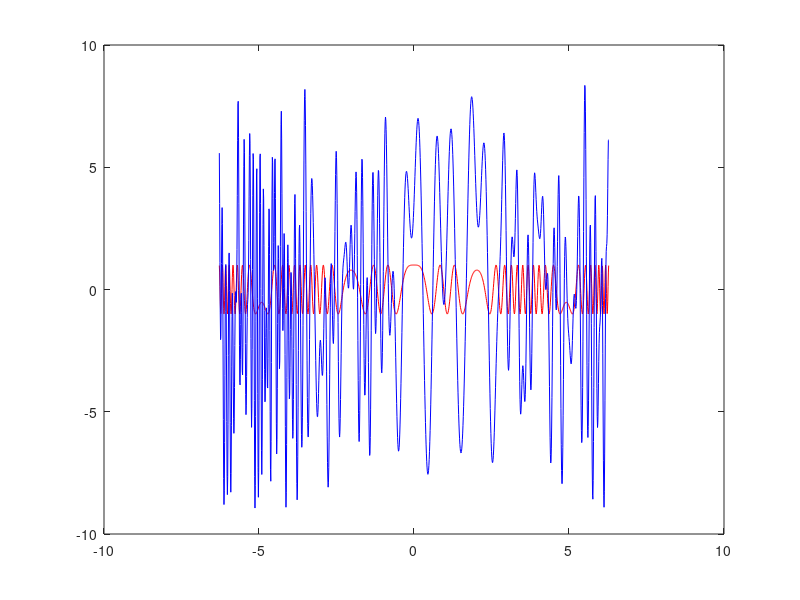

The MATLAB source for this figure: (Note: this script raises an error after producing the figure.)
% Identificarea transformarii unui semnal
% domeniul de timp (discret)
t=-6.28:0.01:6.28;
% semnalul initial
x=cos(sin(t).*t*10);
x1=cos(sin(t-1).*(t-1)*10);
x2=cos(sin(t-2).*(t-2)*10);
% semnalul obtinut prin transformarea celui initial:
% xt(t)=2*x(t)+3*x(t-1)+4*x(t-2) 
xt=3*x1+2*x+4*x2;
%vizualizarea celor doua semnale: initial (rosu), transformat (albastru)

plot(t,x,'r',t,xt,'b')
% construirea unei retele liniare care sa detecteze dependenta dintre cele doua semnale
ret=newlin([-1 1],1,[0,1],0.1);
% construirea setului de antrenare (transformarea vectorului linie in tablou de celule)
in=con2seq(x); d=con2seq(xt);
% antrenarea retelei
[reta,y,err]=adapt(ret,in,d);
% vizualizarea semnalului dorit, a raspunsului retelei si a erorii
plot(t,cat(2,y{:}),'r',t,xt,'b',t,cat(2,err{:}),'g');